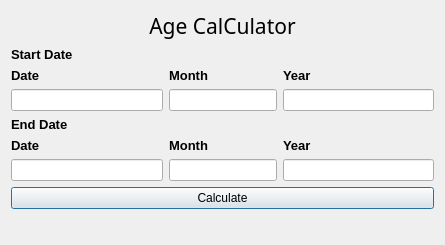
<?xml version="1.0" encoding="UTF-8"?>
<ui version="4.0">
 <class>Dialog</class>
 <widget class="QDialog" name="Dialog">
  <property name="geometry">
   <rect>
    <x>0</x>
    <y>0</y>
    <width>445</width>
    <height>245</height>
   </rect>
  </property>
  <property name="windowTitle">
   <string>Dialog</string>
  </property>
  <layout class="QVBoxLayout" name="verticalLayout">
   <item>
    <widget class="QLabel" name="label">
     <property name="font">
      <font>
       <family>Forte</family>
       <pointsize>16</pointsize>
      </font>
     </property>
     <property name="text">
      <string>Age CalCulator</string>
     </property>
     <property name="alignment">
      <set>Qt::AlignCenter</set>
     </property>
    </widget>
   </item>
   <item>
    <layout class="QGridLayout" name="gridLayout_2">
     <item row="0" column="0" colspan="3">
      <widget class="QLabel" name="label_3">
       <property name="font">
        <font>
         <pointsize>10</pointsize>
         <weight>75</weight>
         <bold>true</bold>
        </font>
       </property>
       <property name="text">
        <string>Start Date</string>
       </property>
      </widget>
     </item>
     <item row="1" column="3">
      <widget class="QLabel" name="label_7">
       <property name="font">
        <font>
         <pointsize>10</pointsize>
         <weight>75</weight>
         <bold>true</bold>
        </font>
       </property>
       <property name="text">
        <string>Year</string>
       </property>
      </widget>
     </item>
     <item row="2" column="3">
      <widget class="QLineEdit" name="lineEditStartYear"/>
     </item>
     <item row="2" column="0">
      <widget class="QLineEdit" name="lineEditStartDate"/>
     </item>
     <item row="2" column="1" colspan="2">
      <widget class="QLineEdit" name="lineEditStartMonth"/>
     </item>
     <item row="1" column="0">
      <widget class="QLabel" name="label_8">
       <property name="font">
        <font>
         <pointsize>10</pointsize>
         <weight>75</weight>
         <bold>true</bold>
        </font>
       </property>
       <property name="text">
        <string>Date</string>
       </property>
      </widget>
     </item>
     <item row="1" column="1">
      <widget class="QLabel" name="label_9">
       <property name="font">
        <font>
         <pointsize>10</pointsize>
         <weight>75</weight>
         <bold>true</bold>
        </font>
       </property>
       <property name="text">
        <string>Month</string>
       </property>
      </widget>
     </item>
    </layout>
   </item>
   <item>
    <layout class="QGridLayout" name="gridLayout">
     <item row="0" column="0" colspan="3">
      <widget class="QLabel" name="label_2">
       <property name="font">
        <font>
         <pointsize>10</pointsize>
         <weight>75</weight>
         <bold>true</bold>
        </font>
       </property>
       <property name="text">
        <string>End Date</string>
       </property>
      </widget>
     </item>
     <item row="1" column="3">
      <widget class="QLabel" name="label_6">
       <property name="font">
        <font>
         <pointsize>10</pointsize>
         <weight>75</weight>
         <bold>true</bold>
        </font>
       </property>
       <property name="text">
        <string>Year</string>
       </property>
      </widget>
     </item>
     <item row="2" column="3">
      <widget class="QLineEdit" name="lineEditEndYear"/>
     </item>
     <item row="2" column="0">
      <widget class="QLineEdit" name="lineEditEndDate"/>
     </item>
     <item row="2" column="1" colspan="2">
      <widget class="QLineEdit" name="lineEditEndMonth"/>
     </item>
     <item row="1" column="0">
      <widget class="QLabel" name="label_4">
       <property name="font">
        <font>
         <pointsize>10</pointsize>
         <weight>75</weight>
         <bold>true</bold>
        </font>
       </property>
       <property name="text">
        <string>Date</string>
       </property>
      </widget>
     </item>
     <item row="1" column="1">
      <widget class="QLabel" name="label_5">
       <property name="font">
        <font>
         <pointsize>10</pointsize>
         <weight>75</weight>
         <bold>true</bold>
        </font>
       </property>
       <property name="text">
        <string>Month</string>
       </property>
      </widget>
     </item>
    </layout>
   </item>
   <item>
    <widget class="QPushButton" name="btnCalculate">
     <property name="enabled">
      <bool>true</bool>
     </property>
     <property name="text">
      <string>Calculate</string>
     </property>
    </widget>
   </item>
   <item>
    <spacer name="verticalSpacer">
     <property name="orientation">
      <enum>Qt::Vertical</enum>
     </property>
     <property name="sizeHint" stdset="0">
      <size>
       <width>20</width>
       <height>40</height>
      </size>
     </property>
    </spacer>
   </item>
  </layout>
 </widget>
 <tabstops>
  <tabstop>lineEditStartDate</tabstop>
  <tabstop>lineEditStartMonth</tabstop>
  <tabstop>lineEditStartYear</tabstop>
  <tabstop>lineEditEndDate</tabstop>
  <tabstop>lineEditEndMonth</tabstop>
  <tabstop>lineEditEndYear</tabstop>
  <tabstop>btnCalculate</tabstop>
 </tabstops>
 <resources/>
 <connections/>
</ui>
